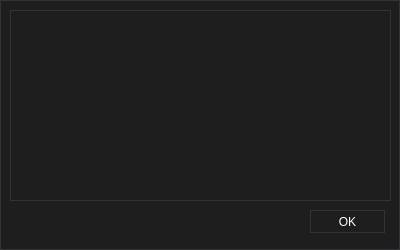
<?xml version="1.0" encoding="UTF-8"?>
<ui version="4.0">
 <class>AboutDLg</class>
 <widget class="QDialog" name="AboutDLg">
  <property name="windowModality">
   <enum>Qt::ApplicationModal</enum>
  </property>
  <property name="geometry">
   <rect>
    <x>0</x>
    <y>0</y>
    <width>400</width>
    <height>250</height>
   </rect>
  </property>
  <property name="sizePolicy">
   <sizepolicy hsizetype="Fixed" vsizetype="Fixed">
    <horstretch>0</horstretch>
    <verstretch>0</verstretch>
   </sizepolicy>
  </property>
  <property name="minimumSize">
   <size>
    <width>400</width>
    <height>250</height>
   </size>
  </property>
  <property name="maximumSize">
   <size>
    <width>400</width>
    <height>250</height>
   </size>
  </property>
  <property name="font">
   <font>
    <family>Arial</family>
   </font>
  </property>
  <property name="windowTitle">
   <string>About</string>
  </property>
  <property name="windowIcon">
   <iconset resource="UIDesigner.qrc">
    <normaloff>:/UIDesigner/Resources/UI.png</normaloff>:/UIDesigner/Resources/UI.png</iconset>
  </property>
  <property name="styleSheet">
   <string notr="true">/*
	Copyright 2013 Emanuel Claesson

	Licensed under the Apache License, Version 2.0 (the &quot;License&quot;);
	you may not use this file except in compliance with the License.
	You may obtain a copy of the License at

		http://www.apache.org/licenses/LICENSE-2.0

	Unless required by applicable law or agreed to in writing, software
	distributed under the License is distributed on an &quot;AS IS&quot; BASIS,
	WITHOUT WARRANTIES OR CONDITIONS OF ANY KIND, either express or implied.
	See the License for the specific language governing permissions and
	limitations under the License.
*/

/*
	COLOR_DARK     = #1e1e1e
	COLOR_MEDIUM   = #2d2d30
	COLOR_MEDLIGHT = #333337
	COLOR_LIGHT    = #FFFFFF
	COLOR_ACCENT   = #3f3f46
*/

* {
	background: #1e1e1e;
	color: #FFFFFF;
	border: 1px solid #333337;
}

QWidget::item:selected {
	background: #3f3f46;
}

QCheckBox, QRadioButton {
	border: none;
}

QRadioButton::indicator, QCheckBox::indicator {
	width: 13px;
	height: 13px;
}

QRadioButton::indicator::unchecked, QCheckBox::indicator::unchecked {
	border: 1px solid #333337;
	background: none;
}

QRadioButton::indicator:unchecked:hover, QCheckBox::indicator:unchecked:hover {
	border: 1px solid #FFFFFF;
}

QRadioButton::indicator::checked, QCheckBox::indicator::checked {
	border: 1px solid #333337;
	background: #333337;
}

QRadioButton::indicator:checked:hover, QCheckBox::indicator:checked:hover {
	border: 1px solid #FFFFFF;
	background: #FFFFFF;
}

QGroupBox {
	margin-top: 6px;
}

QGroupBox::title {
	top: -7px;
	left: 7px;
}

QScrollBar {
	border: 1px solid #686868;
	background: #1e1e1e;
}

QScrollBar:horizontal {
	height: 15px;
	margin: 0px 0px 0px 32px;
}

QScrollBar:vertical {
	width: 15px;
	margin: 32px 0px 0px 0px;
}

QScrollBar::handle {
	background: #2d2d30;
	border: 1px solid #333337;
}

QScrollBar::handle:horizontal {
	border-width: 0px 1px 0px 1px;
}

QScrollBar::handle:vertical {
	border-width: 1px 0px 1px 0px;
}

QScrollBar::handle:horizontal {
	min-width: 20px;
}

QScrollBar::handle:vertical {
	min-height: 20px;
}

QScrollBar::add-line, QScrollBar::sub-line {
	background:#2d2d30;
	border: 1px solid #333337;
	subcontrol-origin: margin;
}

QScrollBar::add-line {
	position: absolute;
}

QScrollBar::add-line:horizontal {
	width: 15px;
	subcontrol-position: left;
	left: 15px;
}

QScrollBar::add-line:vertical {
	height: 15px;
	subcontrol-position: top;
	top: 15px;
}

QScrollBar::sub-line:horizontal {
	width: 15px;
	subcontrol-position: top left;
}

QScrollBar::sub-line:vertical {
	height: 15px;
	subcontrol-position: top;
}

QScrollBar:left-arrow, QScrollBar::right-arrow, QScrollBar::up-arrow, QScrollBar::down-arrow {
	border: 1px solid #333337;
	width: 3px;
	height: 3px;
}

QScrollBar::add-page, QScrollBar::sub-page {
	background: none;
}

QAbstractButton:hover {
	background: #2d2d30;
}

QAbstractButton:pressed {
	background: #333337;
}

QAbstractItemView {
	show-decoration-selected: 1;
	selection-background-color: #3f3f46;
	selection-color: #FFFFFF;
	alternate-background-color: #2d2d30;
}

QHeaderView {
	border: 1px solid #333337;
}

QHeaderView::section {
	background: #1e1e1e;
	border: 1px solid #333337;
	padding: 4px;
}

QHeaderView::section:selected, QHeaderView::section::checked {
	background: #2d2d30;
}

QTableView {
	gridline-color: #333337;
}

QTabBar {
	margin-left: 2px;
}

QTabBar::tab {
	border-radius: 0px;
	padding: 4px;
	margin: 4px;
}

QTabBar::tab:selected {
	background: #2d2d30;
}

QComboBox::down-arrow {
	border: 1px solid #333337;
	background: #2d2d30;
}

QComboBox::drop-down {
	border: 1px solid #333337;
	background: #2d2d30;
}

QComboBox::down-arrow {
	width: 3px;
	height: 3px;
	border: 1px solid #333337;
}

QAbstractSpinBox {
	padding-right: 15px;
}

QAbstractSpinBox::up-button, QAbstractSpinBox::down-button {
	border: 1px solid #333337;
	background: #2d2d30;
	subcontrol-origin: border;
}

QAbstractSpinBox::up-arrow, QAbstractSpinBox::down-arrow {
	width: 3px;
	height: 3px;
	border: 1px solid #333337;
}

QSlider {
	border: none;
}

QSlider::groove:horizontal {
	height: 5px;
	margin: 4px 0px 4px 0px;
}

QSlider::groove:vertical {
	width: 5px;
	margin: 0px 4px 0px 4px;
}

QSlider::handle {
	border: 1px solid #333337;
	background: #2d2d30;
}

QSlider::handle:horizontal {
	width: 15px;
	margin: -4px 0px -4px 0px;
}

QSlider::handle:vertical {
	height: 15px;
	margin: 0px -4px 0px -4px;
}

QSlider::add-page:vertical, QSlider::sub-page:horizontal {
	background: #3f3f46;
}

QSlider::sub-page:vertical, QSlider::add-page:horizontal {
	background: #2d2d30;
}

QLabel {
	border: none;
}

QProgressBar {
	text-align: center;
}

QProgressBar::chunk {
	width: 1px;
	background-color: #3f3f46;
}

QMenu::separator {
	background: #2d2d30;
}</string>
  </property>
  <property name="locale">
   <locale language="English" country="UnitedStates"/>
  </property>
  <property name="modal">
   <bool>true</bool>
  </property>
  <widget class="QPushButton" name="pushButton">
   <property name="geometry">
    <rect>
     <x>310</x>
     <y>210</y>
     <width>75</width>
     <height>23</height>
    </rect>
   </property>
   <property name="font">
    <font>
     <family>Arial</family>
    </font>
   </property>
   <property name="text">
    <string>OK</string>
   </property>
  </widget>
  <widget class="QTextBrowser" name="textBrowser">
   <property name="geometry">
    <rect>
     <x>10</x>
     <y>10</y>
     <width>381</width>
     <height>191</height>
    </rect>
   </property>
   <property name="font">
    <font/>
   </property>
   <property name="frameShape">
    <enum>QFrame::NoFrame</enum>
   </property>
   <property name="frameShadow">
    <enum>QFrame::Plain</enum>
   </property>
   <property name="lineWidth">
    <number>1</number>
   </property>
   <property name="html">
    <string>&lt;!DOCTYPE HTML PUBLIC &quot;-//W3C//DTD HTML 4.0//EN&quot; &quot;http://www.w3.org/TR/REC-html40/strict.dtd&quot;&gt;
&lt;html&gt;&lt;head&gt;&lt;meta name=&quot;qrichtext&quot; content=&quot;1&quot; /&gt;&lt;style type=&quot;text/css&quot;&gt;
p, li { white-space: pre-wrap; }
&lt;/style&gt;&lt;/head&gt;&lt;body style=&quot; font-family:'SimSun'; font-size:9pt; font-weight:400; font-style:normal;&quot;&gt;
&lt;p style=&quot; margin-top:0px; margin-bottom:0px; margin-left:0px; margin-right:0px; -qt-block-indent:0; text-indent:0px;&quot;&gt;&lt;img src=&quot;:/UIDesigner/Resources/UIs.png&quot; /&gt;&lt;/p&gt;&lt;/body&gt;&lt;/html&gt;</string>
   </property>
  </widget>
 </widget>
 <resources>
  <include location="UIDesigner.qrc"/>
 </resources>
 <connections/>
</ui>
